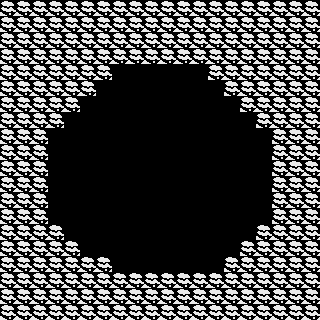

This is a level from a 2D game, rendered from its Tiled map with the project's own tilesets. A one-line summary and the map file follow, with tile-layer data summarised:
An orthogonal 20x20 tile map with 16x16 px tiles, 1 tile layer (Слой тайлов 1).

<map version="1.4" tiledversion="1.4.3" orientation="orthogonal" renderorder="left-down" width="20" height="20" tilewidth="16" tileheight="16" infinite="0" nextlayerid="2" nextobjectid="1">
 <tileset firstgid="1" source="cloud.tsx" />
 <layer id="1" name="Слой тайлов 1" width="20" height="20">
  <data>[400 cells, 251 non-empty, 1 distinct tile ids]</data>
 </layer>
</map>